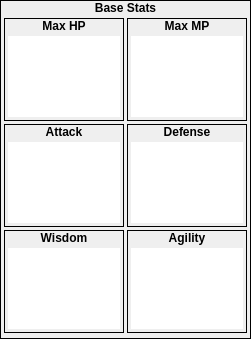
          <widget class="QFrame" name="frame_54">
           <property name="sizePolicy">
            <sizepolicy hsizetype="Fixed" vsizetype="Fixed">
             <horstretch>0</horstretch>
             <verstretch>0</verstretch>
            </sizepolicy>
           </property>
           <property name="minimumSize">
            <size>
             <width>0</width>
             <height>339</height>
            </size>
           </property>
           <property name="maximumSize">
            <size>
             <width>16777215</width>
             <height>339</height>
            </size>
           </property>
           <property name="frameShape">
            <enum>QFrame::Box</enum>
           </property>
           <property name="frameShadow">
            <enum>QFrame::Plain</enum>
           </property>
           <layout class="QVBoxLayout" name="verticalLayout_124">
            <property name="spacing">
             <number>0</number>
            </property>
            <property name="margin">
             <number>0</number>
            </property>
            <item>
             <widget class="QLabel" name="label_112">
              <property name="sizePolicy">
               <sizepolicy hsizetype="Preferred" vsizetype="Fixed">
                <horstretch>0</horstretch>
                <verstretch>0</verstretch>
               </sizepolicy>
              </property>
              <property name="font">
               <font>
                <weight>75</weight>
                <bold>true</bold>
               </font>
              </property>
              <property name="text">
               <string>Base Stats</string>
              </property>
              <property name="alignment">
               <set>Qt::AlignCenter</set>
              </property>
             </widget>
            </item>
            <item>
             <widget class="QWidget" name="widget_60" native="true">
              <layout class="QHBoxLayout" name="horizontalLayout_29">
               <property name="spacing">
                <number>3</number>
               </property>
               <property name="margin">
                <number>3</number>
               </property>
               <item>
                <widget class="QWidget" name="widget_18" native="true">
                 <layout class="QVBoxLayout" name="verticalLayout_138">
                  <property name="spacing">
                   <number>3</number>
                  </property>
                  <property name="margin">
                   <number>0</number>
                  </property>
                  <item>
                   <widget class="QFrame" name="frame_55">
                    <property name="minimumSize">
                     <size>
                      <width>120</width>
                      <height>103</height>
                     </size>
                    </property>
                    <property name="maximumSize">
                     <size>
                      <width>120</width>
                      <height>103</height>
                     </size>
                    </property>
                    <property name="frameShape">
                     <enum>QFrame::Box</enum>
                    </property>
                    <property name="frameShadow">
                     <enum>QFrame::Plain</enum>
                    </property>
                    <layout class="QVBoxLayout" name="verticalLayout_125">
                     <property name="spacing">
                      <number>0</number>
                     </property>
                     <property name="margin">
                      <number>0</number>
                     </property>
                     <item>
                      <widget class="QLabel" name="label_113">
                       <property name="sizePolicy">
                        <sizepolicy hsizetype="Preferred" vsizetype="Fixed">
                         <horstretch>0</horstretch>
                         <verstretch>0</verstretch>
                        </sizepolicy>
                       </property>
                       <property name="font">
                        <font>
                         <weight>75</weight>
                         <bold>true</bold>
                        </font>
                       </property>
                       <property name="text">
                        <string>Max HP</string>
                       </property>
                       <property name="alignment">
                        <set>Qt::AlignCenter</set>
                       </property>
                      </widget>
                     </item>
                     <item>
                      <widget class="QWidget" name="widget_61" native="true">
                       <layout class="QVBoxLayout" name="verticalLayout_126">
                        <property name="spacing">
                         <number>0</number>
                        </property>
                        <property name="margin">
                         <number>3</number>
                        </property>
                        <item>
                         <widget class="BarGraph" name="gvMaxHP">
                          <property name="frameShape">
                           <enum>QFrame::NoFrame</enum>
                          </property>
                          <property name="verticalScrollBarPolicy">
                           <enum>Qt::ScrollBarAlwaysOff</enum>
                          </property>
                          <property name="horizontalScrollBarPolicy">
                           <enum>Qt::ScrollBarAlwaysOff</enum>
                          </property>
                         </widget>
                        </item>
                       </layout>
                      </widget>
                     </item>
                    </layout>
                   </widget>
                  </item>
                  <item>
                   <widget class="QFrame" name="frame_57">
                    <property name="minimumSize">
                     <size>
                      <width>120</width>
                      <height>103</height>
                     </size>
                    </property>
                    <property name="maximumSize">
                     <size>
                      <width>120</width>
                      <height>103</height>
                     </size>
                    </property>
                    <property name="frameShape">
                     <enum>QFrame::Box</enum>
                    </property>
                    <property name="frameShadow">
                     <enum>QFrame::Plain</enum>
                    </property>
                    <layout class="QVBoxLayout" name="verticalLayout_129">
                     <property name="spacing">
                      <number>0</number>
                     </property>
                     <property name="margin">
                      <number>0</number>
                     </property>
                     <item>
                      <widget class="QLabel" name="label_115">
                       <property name="sizePolicy">
                        <sizepolicy hsizetype="Preferred" vsizetype="Fixed">
                         <horstretch>0</horstretch>
                         <verstretch>0</verstretch>
                        </sizepolicy>
                       </property>
                       <property name="font">
                        <font>
                         <weight>75</weight>
                         <bold>true</bold>
                        </font>
                       </property>
                       <property name="text">
                        <string>Attack</string>
                       </property>
                       <property name="alignment">
                        <set>Qt::AlignCenter</set>
                       </property>
                      </widget>
                     </item>
                     <item>
                      <widget class="QWidget" name="widget_63" native="true">
                       <layout class="QVBoxLayout" name="verticalLayout_130">
                        <property name="spacing">
                         <number>0</number>
                        </property>
                        <property name="margin">
                         <number>3</number>
                        </property>
                        <item>
                         <widget class="BarGraph" name="gvAttack">
                          <property name="frameShape">
                           <enum>QFrame::NoFrame</enum>
                          </property>
                          <property name="verticalScrollBarPolicy">
                           <enum>Qt::ScrollBarAlwaysOff</enum>
                          </property>
                          <property name="horizontalScrollBarPolicy">
                           <enum>Qt::ScrollBarAlwaysOff</enum>
                          </property>
                         </widget>
                        </item>
                       </layout>
                      </widget>
                     </item>
                    </layout>
                   </widget>
                  </item>
                  <item>
                   <widget class="QFrame" name="frame_59">
                    <property name="minimumSize">
                     <size>
                      <width>120</width>
                      <height>103</height>
                     </size>
                    </property>
                    <property name="maximumSize">
                     <size>
                      <width>120</width>
                      <height>103</height>
                     </size>
                    </property>
                    <property name="frameShape">
                     <enum>QFrame::Box</enum>
                    </property>
                    <property name="frameShadow">
                     <enum>QFrame::Plain</enum>
                    </property>
                    <layout class="QVBoxLayout" name="verticalLayout_133">
                     <property name="spacing">
                      <number>0</number>
                     </property>
                     <property name="margin">
                      <number>0</number>
                     </property>
                     <item>
                      <widget class="QLabel" name="label_117">
                       <property name="sizePolicy">
                        <sizepolicy hsizetype="Preferred" vsizetype="Fixed">
                         <horstretch>0</horstretch>
                         <verstretch>0</verstretch>
                        </sizepolicy>
                       </property>
                       <property name="font">
                        <font>
                         <weight>75</weight>
                         <bold>true</bold>
                        </font>
                       </property>
                       <property name="text">
                        <string>Wisdom</string>
                       </property>
                       <property name="alignment">
                        <set>Qt::AlignCenter</set>
                       </property>
                      </widget>
                     </item>
                     <item>
                      <widget class="QWidget" name="widget_65" native="true">
                       <layout class="QVBoxLayout" name="verticalLayout_134">
                        <property name="spacing">
                         <number>0</number>
                        </property>
                        <property name="margin">
                         <number>3</number>
                        </property>
                        <item>
                         <widget class="BarGraph" name="gvWisdom">
                          <property name="frameShape">
                           <enum>QFrame::NoFrame</enum>
                          </property>
                          <property name="verticalScrollBarPolicy">
                           <enum>Qt::ScrollBarAlwaysOff</enum>
                          </property>
                          <property name="horizontalScrollBarPolicy">
                           <enum>Qt::ScrollBarAlwaysOff</enum>
                          </property>
                         </widget>
                        </item>
                       </layout>
                      </widget>
                     </item>
                    </layout>
                   </widget>
                  </item>
                 </layout>
                </widget>
               </item>
               <item>
                <widget class="QWidget" name="widget_19" native="true">
                 <layout class="QVBoxLayout" name="verticalLayout_137">
                  <property name="spacing">
                   <number>3</number>
                  </property>
                  <property name="margin">
                   <number>0</number>
                  </property>
                  <item>
                   <widget class="QFrame" name="frame_56">
                    <property name="minimumSize">
                     <size>
                      <width>120</width>
                      <height>103</height>
                     </size>
                    </property>
                    <property name="maximumSize">
                     <size>
                      <width>120</width>
                      <height>103</height>
                     </size>
                    </property>
                    <property name="frameShape">
                     <enum>QFrame::Box</enum>
                    </property>
                    <property name="frameShadow">
                     <enum>QFrame::Plain</enum>
                    </property>
                    <layout class="QVBoxLayout" name="verticalLayout_127">
                     <property name="spacing">
                      <number>0</number>
                     </property>
                     <property name="margin">
                      <number>0</number>
                     </property>
                     <item>
                      <widget class="QLabel" name="label_114">
                       <property name="sizePolicy">
                        <sizepolicy hsizetype="Preferred" vsizetype="Fixed">
                         <horstretch>0</horstretch>
                         <verstretch>0</verstretch>
                        </sizepolicy>
                       </property>
                       <property name="font">
                        <font>
                         <weight>75</weight>
                         <bold>true</bold>
                        </font>
                       </property>
                       <property name="text">
                        <string>Max MP</string>
                       </property>
                       <property name="alignment">
                        <set>Qt::AlignCenter</set>
                       </property>
                      </widget>
                     </item>
                     <item>
                      <widget class="QWidget" name="widget_62" native="true">
                       <layout class="QVBoxLayout" name="verticalLayout_128">
                        <property name="spacing">
                         <number>0</number>
                        </property>
                        <property name="margin">
                         <number>3</number>
                        </property>
                        <item>
                         <widget class="BarGraph" name="gvMaxMP">
                          <property name="frameShape">
                           <enum>QFrame::NoFrame</enum>
                          </property>
                          <property name="verticalScrollBarPolicy">
                           <enum>Qt::ScrollBarAlwaysOff</enum>
                          </property>
                          <property name="horizontalScrollBarPolicy">
                           <enum>Qt::ScrollBarAlwaysOff</enum>
                          </property>
                         </widget>
                        </item>
                       </layout>
                      </widget>
                     </item>
                    </layout>
                   </widget>
                  </item>
                  <item>
                   <widget class="QFrame" name="frame_58">
                    <property name="minimumSize">
                     <size>
                      <width>120</width>
                      <height>103</height>
                     </size>
                    </property>
                    <property name="maximumSize">
                     <size>
                      <width>120</width>
                      <height>103</height>
                     </size>
                    </property>
                    <property name="frameShape">
                     <enum>QFrame::Box</enum>
                    </property>
                    <property name="frameShadow">
                     <enum>QFrame::Plain</enum>
                    </property>
                    <layout class="QVBoxLayout" name="verticalLayout_131">
                     <property name="spacing">
                      <number>0</number>
                     </property>
                     <property name="margin">
                      <number>0</number>
                     </property>
                     <item>
                      <widget class="QLabel" name="label_116">
                       <property name="sizePolicy">
                        <sizepolicy hsizetype="Preferred" vsizetype="Fixed">
                         <horstretch>0</horstretch>
                         <verstretch>0</verstretch>
                        </sizepolicy>
                       </property>
                       <property name="font">
                        <font>
                         <weight>75</weight>
                         <bold>true</bold>
                        </font>
                       </property>
                       <property name="text">
                        <string>Defense</string>
                       </property>
                       <property name="alignment">
                        <set>Qt::AlignCenter</set>
                       </property>
                      </widget>
                     </item>
                     <item>
                      <widget class="QWidget" name="widget_64" native="true">
                       <layout class="QVBoxLayout" name="verticalLayout_132">
                        <property name="spacing">
                         <number>0</number>
                        </property>
                        <property name="margin">
                         <number>3</number>
                        </property>
                        <item>
                         <widget class="BarGraph" name="gvDefense">
                          <property name="frameShape">
                           <enum>QFrame::NoFrame</enum>
                          </property>
                          <property name="verticalScrollBarPolicy">
                           <enum>Qt::ScrollBarAlwaysOff</enum>
                          </property>
                          <property name="horizontalScrollBarPolicy">
                           <enum>Qt::ScrollBarAlwaysOff</enum>
                          </property>
                         </widget>
                        </item>
                       </layout>
                      </widget>
                     </item>
                    </layout>
                   </widget>
                  </item>
                  <item>
                   <widget class="QFrame" name="frame_60">
                    <property name="minimumSize">
                     <size>
                      <width>120</width>
                      <height>103</height>
                     </size>
                    </property>
                    <property name="maximumSize">
                     <size>
                      <width>120</width>
                      <height>103</height>
                     </size>
                    </property>
                    <property name="frameShape">
                     <enum>QFrame::Box</enum>
                    </property>
                    <property name="frameShadow">
                     <enum>QFrame::Plain</enum>
                    </property>
                    <layout class="QVBoxLayout" name="verticalLayout_135">
                     <property name="spacing">
                      <number>0</number>
                     </property>
                     <property name="margin">
                      <number>0</number>
                     </property>
                     <item>
                      <widget class="QLabel" name="label_118">
                       <property name="sizePolicy">
                        <sizepolicy hsizetype="Preferred" vsizetype="Fixed">
                         <horstretch>0</horstretch>
                         <verstretch>0</verstretch>
                        </sizepolicy>
                       </property>
                       <property name="font">
                        <font>
                         <weight>75</weight>
                         <bold>true</bold>
                        </font>
                       </property>
                       <property name="text">
                        <string>Agility</string>
                       </property>
                       <property name="alignment">
                        <set>Qt::AlignCenter</set>
                       </property>
                      </widget>
                     </item>
                     <item>
                      <widget class="QWidget" name="widget_66" native="true">
                       <layout class="QVBoxLayout" name="verticalLayout_136">
                        <property name="spacing">
                         <number>0</number>
                        </property>
                        <property name="margin">
                         <number>3</number>
                        </property>
                        <item>
                         <widget class="BarGraph" name="gvAgility">
                          <property name="frameShape">
                           <enum>QFrame::NoFrame</enum>
                          </property>
                          <property name="verticalScrollBarPolicy">
                           <enum>Qt::ScrollBarAlwaysOff</enum>
                          </property>
                          <property name="horizontalScrollBarPolicy">
                           <enum>Qt::ScrollBarAlwaysOff</enum>
                          </property>
                         </widget>
                        </item>
                       </layout>
                      </widget>
                     </item>
                    </layout>
                   </widget>
                  </item>
                 </layout>
                </widget>
               </item>
              </layout>
             </widget>
            </item>
           </layout>
          </widget>
